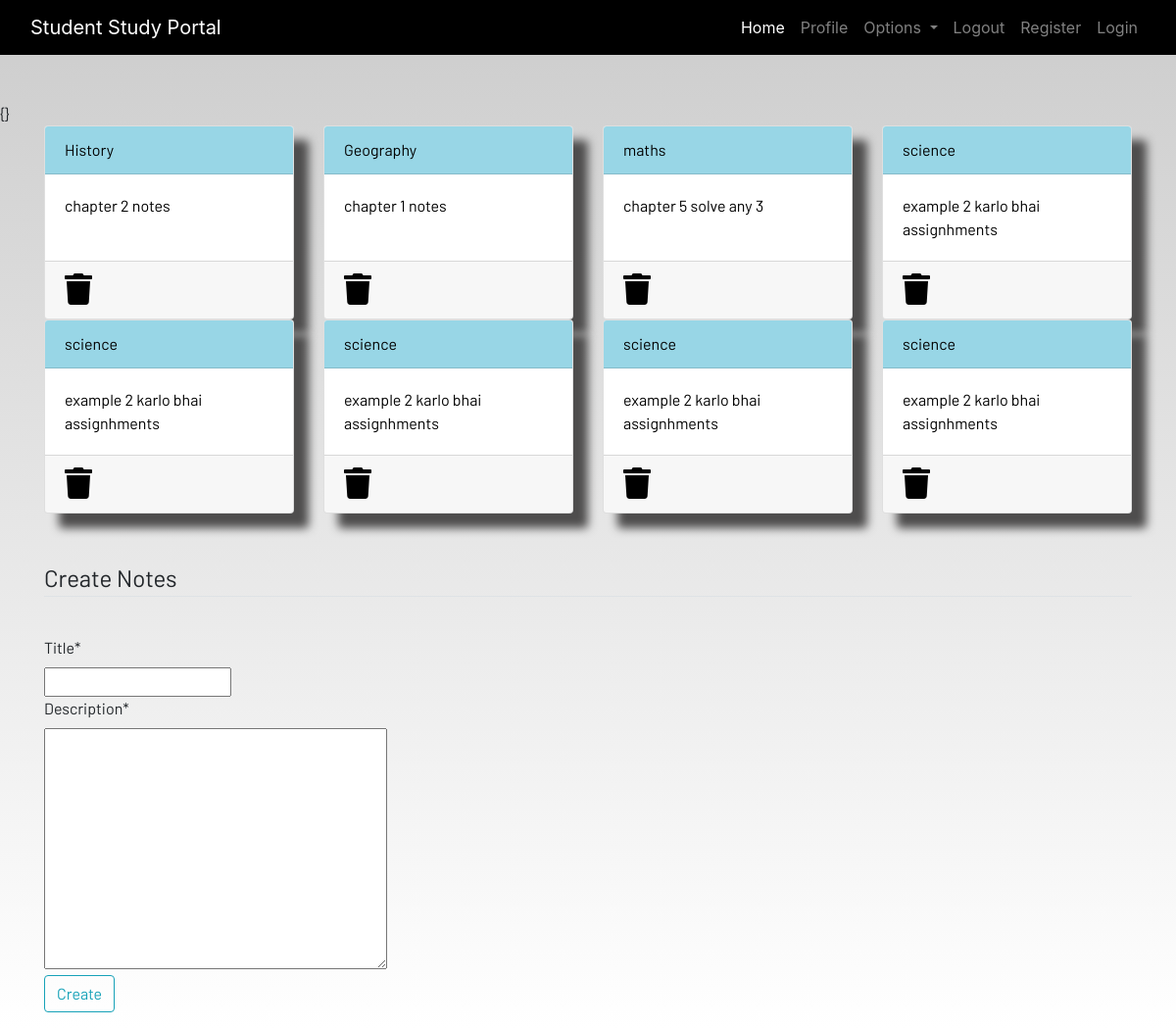
Page /notes (signed in) on the committed database.
### dashboard/models.py (models this page shows, shortened)
class Notes(models.Model):
   user = models.ForeignKey(User, on_delete=models.CASCADE)
   title = models.CharField(max_length=200)
   description = models.TextField()
   class Meta:
       verbose_name = "notes"
       verbose_name_plural ="notes"

### dashboard/views.py (the view)
# urls.py: path('notes',views.notes,name="notes"),
def notes(request):
    if request.method == "POST":
        form = NotesForm(request.POST)
        if form.is_valid():
         notes = Notes(user=request.user,title=request.POST['title'],description=request.POST['description'])
         notes.save()
         messages.success(request,f"Notes Added from {request.user.username} Successfully!")
    else:
        form = NotesForm()
    notes = Notes.objects.filter(user=request.user)
    context = {'notes':notes,'form':form}
    return render(request,'dashboard/notes.html',context)

### dashboard/forms.py
class NotesForm(forms.ModelForm):
    class Meta:
        model = Notes
        fields = ['title','description']

### dashboard/templates/dashboard/notes.html (shortened to what this page needs)
{% extends 'dashboard/base.html' %}
{% load static %}
{% load crispy_forms_tags %}
{% block content %}
<div class="container">
    <div class="row">
        {% for note in notes %}
        <div class="col-md-3">
            <a href="{% url 'notes-detail' note.id%}">
                <div class="card">
                    <div class="card-header">{{note.title}}</div>
                    <div class="card-body">{{note.description|slice:"0:100"}}</div>
                    <div class="card-footer mt-auto "><a href="{% url 'delete-note' note.id %}">
                        <i class="fa fa-trash fa-2x"></i></a>
                    </div>
                </div>
            </a>
        </div>
{% endfor %}
        <br><br>
    </div>
</div>
<br><br>
<div class="container">
    <form method="POST">
        <fieldset class="form-group">
            <legend class="border-bottom mb-4">Create Notes</legend>
        </fieldset>
        {{form|crispy}}
        <div class="form-group">
            <button href="" class="btn btn-outline-info" type="submit">
                Create
            </button>
        </div>
    </form>
</div>
{% endblock content %}

### dashboard/templates/dashboard/base.html (shortened to what this page needs)
<!DOCTYPE html>
{% load static %}
<html lang="en">
<head>
  <link rel="stylesheet" href="https://stackpath.bootstrapcdn.com/bootstrap/4.3.1/css/bootstrap.min.css"
 />
  <link rel="stylesheet" href="https://use.fontawesome.com/releases/v5.7.2/css/all.css"
 />
  <link rel="stylesheet" href="{% static 'css/main.css' %}" />
</head>
<body>
  <header>
    <nav class="navbar navbar-expand-lg navbar-dark bg-dark">
      <div class="container-fluid">
        <a class="navbar-brand" href="#">Student Study Portal</a>
        <div class="collapse navbar-collapse justify-content-end" id="navbarSupportedContent">
          <ul class="navbar-nav mb-2 mb-lg-0">
            <li class="nav-item">
              <a class="nav-link active" aria-current="page" href="#">Home</a>
            </li>
            <li class="nav-item">
              <a class="nav-link" href="#">Profile</a>
            </li>
            <li class="nav-item dropdown">
              <a class="nav-link dropdown-toggle" href="#" id="navbarDropdown" role="button" data-toggle="dropdown"
                aria-haspopup="true" aria-expanded="false">
                Options
              </a>
            </li>
            <li class="nav-item">
              <a class="nav-link" href="#">Logout</a>
            </li>
            <li class="nav-item">
              <a class="nav-link" href="#">Register</a>
            </li>
            <li class="nav-item">
              <a class="nav-link" href="#">Login</a>
            </li>
          </ul>
        </div>
      </div>
    </nav>
  </header>
  <br /><br />
  <main>
    {}
    {% block content %}
    {% endblock content %}
  </main>
</body>
</html>

### static/css/main.css (style rules this page uses)
html { scroll-behavior: smooth; height: 100%; width: 100%; }
main { font-family: Barlow, Quicksand, Rubik, sans-serif, serif, 'Times New Roman', Times, serif !important; }
.navbar { background-color: rgb(0, 0, 0) !important; }
.card { box-shadow: 15px 15px 10px rgb(78, 77, 77); }
a { text-decoration: none !important; color: black; }
.card-header { color: black !important; background: rgb(152, 214, 230) !important; transition: 0.3s ease-in; }
html, body { max-width: 100%; overflow-x: hidden; height: 100%; width: 100%; }
body { background: linear-gradient(rgba(0, 0, 0, 0.2), rgba(255, 255, 255, 0.5)); overflow-x: hidden; background-repeat: no-repeat; }
.card-header { background-color: rgb(133, 204, 231); }
.col-md-3 .card { width: 100%; height: 100%; }
.fa { color: black; }

### rows in the picture
Notes: title "History", description "chapter 2 notes"
Notes: title "Geography", description "chapter 1 notes"
Notes: title "maths", description "chapter 5 solve any 3"
Notes: title "science", description "example 2 karlo bhai assignhments"
Notes: title "science", description "example 2 karlo bhai assignhments"
Notes: title "science", description "example 2 karlo bhai assignhments"
Notes: title "science", description "example 2 karlo bhai assignhments"
Notes: title "science", description "example 2 karlo bhai assignhments"
